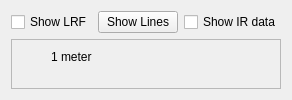
          <widget class="QWidget" name="tab_28">
           <attribute name="title">
            <string>Rangefinding</string>
           </attribute>
           <layout class="QGridLayout" name="gridLayout_21">
            <item row="0" column="0">
             <widget class="QCheckBox" name="showLRF">
              <property name="text">
               <string>Show LRF</string>
              </property>
             </widget>
            </item>
            <item row="0" column="1">
             <widget class="QPushButton" name="ShowLRFlines">
              <property name="text">
               <string>Show Lines</string>
              </property>
             </widget>
            </item>
            <item row="0" column="2">
             <widget class="QCheckBox" name="ShowIRdata">
              <property name="text">
               <string>Show IR data</string>
              </property>
             </widget>
            </item>
            <item row="1" column="0" colspan="3">
             <widget class="QFrame" name="frame_hokuyo">
              <property name="frameShape">
               <enum>QFrame::StyledPanel</enum>
              </property>
              <property name="frameShadow">
               <enum>QFrame::Raised</enum>
              </property>
              <widget class="QLabel" name="label_22">
               <property name="geometry">
                <rect>
                 <x>40</x>
                 <y>10</y>
                 <width>91</width>
                 <height>16</height>
                </rect>
               </property>
               <property name="text">
                <string>1 meter</string>
               </property>
              </widget>
             </widget>
            </item>
           </layout>
          </widget>
